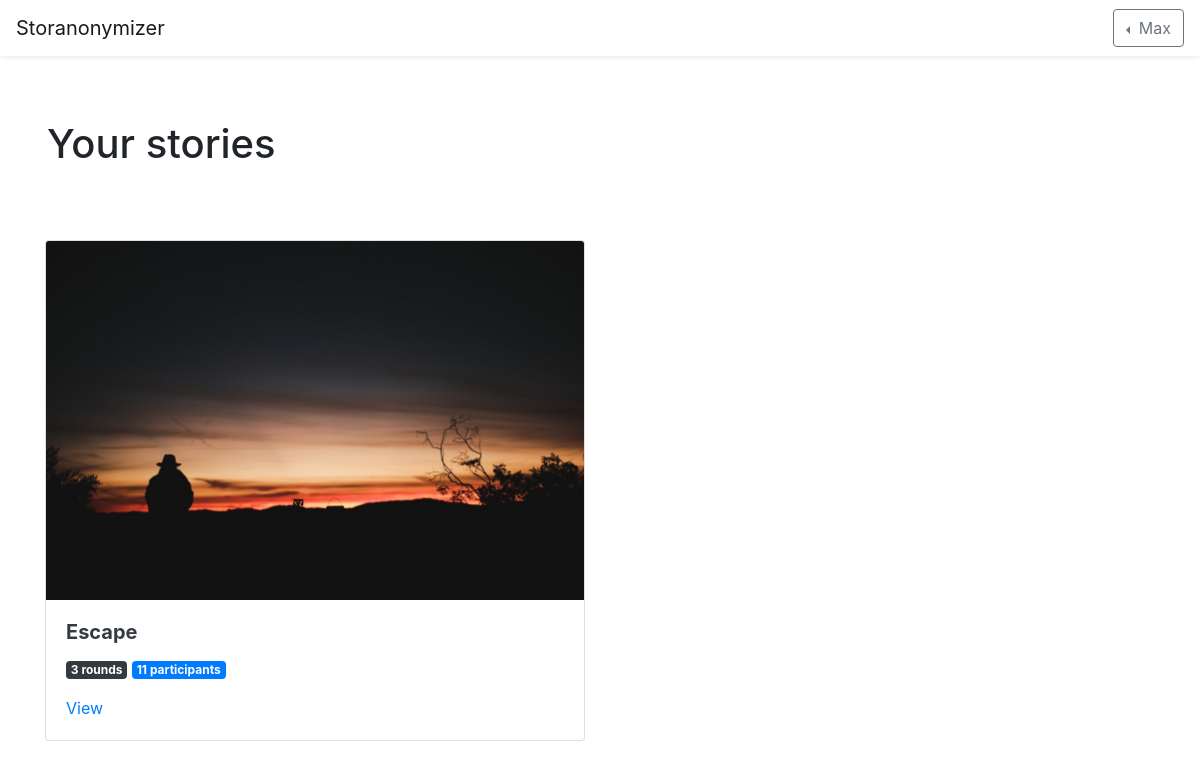
Screenshot of /my/stories (signed in) with the database file from the repository.
### storanonymizer/models.py (models this page shows, shortened)
class User(db.Model):
	id = db.Column(db.Integer, primary_key=True)
	name = db.Column(db.String(80), unique=True)
	password_hash = db.Column(db.String(1024))
	stories = db.relationship("Story", backref="user", lazy="select")
	contributions = db.relationship("Contribution", backref="author", lazy="select")
	votes = db.relationship("Vote", backref="user", lazy="select")

class Story(db.Model):
	id = db.Column(db.Integer, primary_key=True)
	code = db.Column(db.String(), unique=True)
	name = db.Column(db.String())
	user_id = db.Column(db.Integer, db.ForeignKey("user.id"))
	rounds = db.relationship("Round", backref="story", lazy="select")

### storanonymizer/views.py (the view)
@app.route("/my/stories")
@login_required
def my_stories():
	stories = current_user.stories
	for s in stories:
		contributors = []
		for r in s.rounds:
			for c in r.contributions:
				if c.author_id not in contributors:
					contributors.append(c.author_id)
		s.contributors = contributors
	return render_template("mystories.html", stories=stories)

### storanonymizer/auth.py (called while the page is built)
@lm.user_loader
def load_user(user_id):
	return models.User.query.get(int(user_id))

### storanonymizer/templates/mystories.html
{% extends "base.html" %}
{% block content %}
<div class="jumbotron bg-white mb-0">
	<div class="container">
		<h1>Your stories</h1>
	</div>
</div>
<div class="container">
	<div class="row">
		{% for s in stories %}
		<div class="col-12 col-md-6 mb-4">
			<div class="card">
				<a href="{{ url_for('story', story_code=s.code) }}"><img class="card-img-top" src="{{ url_for('static', filename=s.name + '.jpeg') }}"></a>
				<div class="card-body">
					<h5 class="card-title"><a class="text-dark font-weight-bold" href="{{ url_for('story', story_code=s.code) }}">{{ s.name }}</a></h5>
					<p class="card-text"><span class="badge badge-dark">{{ s.rounds|length }} rounds</span> <span class="badge badge-primary">{{ s.contributors|length }} participants</span></p>
					<a href="{{ url_for('story', story_code=s.code) }}" class="card-link">View</a>
				</div>
			</div>
		</div>
		{% else %}
		<h6>You have started no stories yet!</h6>
		{% endfor %}
	</div>
</div>
{% endblock %}

### storanonymizer/templates/base.html (shortened to what this page needs)
<!doctype html>
<html lang="en">
	<head>
		<link rel="stylesheet" href="https://stackpath.bootstrapcdn.com/bootstrap/4.2.1/css/bootstrap.min.css">
	</head>
	<body>
		<nav class="navbar navbar-light bg-white shadow-sm">
			<a href="{{ url_for('index') }}" class="navbar-brand">Storanonymizer</a>
			<div class="dropdown dropleft">
				{% if current_user.is_authenticated %}
				<button class="btn btn-outline-secondary dropdown-toggle" type="button" id="userMenu" data-toggle="dropdown" aria-haspopup="true" aria-expanded="false">
					{{ current_user.name }}
				</button>
				{% else %}
				<div>
					<a class="btn btn-outline-dark" href="{{ url_for('register') }}">Sign up</a>
					<a class="btn btn-primary" href="{{ url_for('login') }}">Login</a>
				</div>
				{% endif %}
			</div>
		</nav>
		{% block content %}{% endblock %}
	</body>
</html>

### rows the page displays
User: name "Max"
Story: name (picture), name "Escape", rounds|length "3", contributors|length "11"
